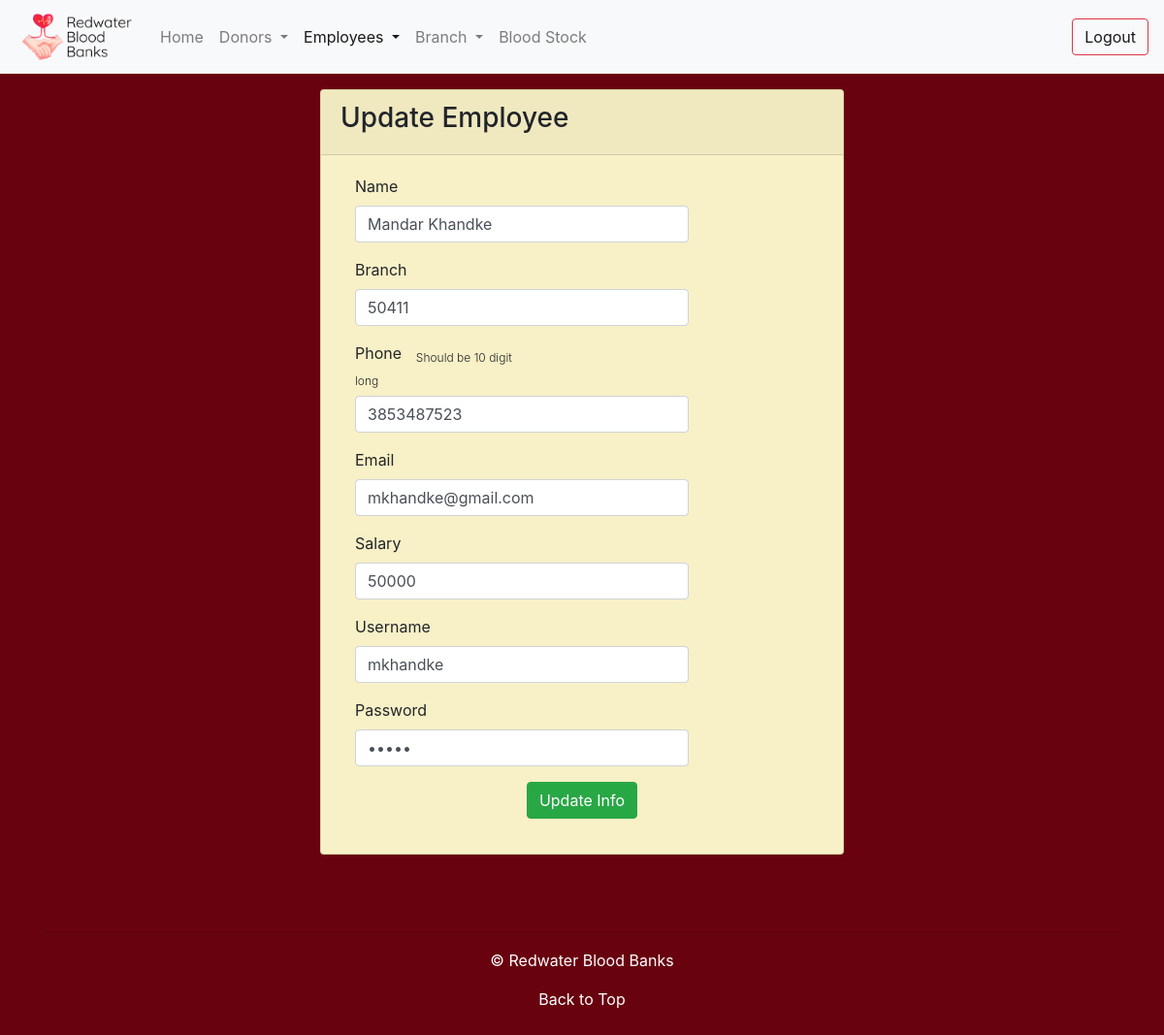
The app's page /admin/edit.php?id=28710 (signed in) with its own data.
### tables this page shows
CREATE TABLE `employee` (
  `Emp_ID` varchar(5) NOT NULL,
  `Name` varchar(50) NOT NULL,
  `Branch` bigint NOT NULL,
  `Phone` varchar(10) NOT NULL,
  `Email` varchar(50) NOT NULL,
  `Salary` int NOT NULL
);

CREATE TABLE `employeelogin` (
  `Emp_ID` varchar(5) NOT NULL,
  `Username` varchar(50) NOT NULL,
  `Password` varchar(50) NOT NULL
);

### admin/php/DBConnect.php (called while the page is built, shortened)
<?php
class DBConnect {
    private $db = NULL;
    public function __construct() {
        $dsn = 'mysql:dbname=' . self::DB_NAME . ';host=' . self::DB_SERVER;
        try {
            $this->db = new PDO($dsn, self::DB_USER, self::DB_PASSWORD);
        } catch (PDOException $e) {
            throw new Exception('Connection failed: ' .
            $e->getMessage());
        }
        return $this->db;
    }
    public function getEmployeeById($emp_ID){
        $stmt = $this->db->prepare("SELECT * FROM employee WHERE Emp_ID=?");
        $stmt->execute([$emp_ID]);
        return $stmt->fetch();
    }
    public function getEmployeeLoginById($Emp_ID){
        $stmt = $this->db->prepare("SELECT * FROM employeeLogin WHERE Emp_ID = ?");
        $stmt->execute([$Emp_ID]);
        return $stmt->fetch();
    }
}

### admin/edit.php (the view, shortened to what this page needs)
<?php
require_once 'php/DBConnect.php';
$db = new DBConnect();
$db->auth();
if(isset($_GET['id'])){
    $Emp_ID = $_GET['id'];
    $emp = $db->getEmployeeById($Emp_ID);
    $empLog = $db->getEmployeeLoginById($Emp_ID);
}
include 'layout/_header.php';
include 'layout/navbar.php';
?>
<div class="container my-3">
    <div class="row justify-content-center">
        <div class="col-md-6">
            <div class="card">
                <div class="card-header">
                    <h3>Update Employee</h3>
                </div>
                <div class="card-body">
                    <?php if(isset($Emp_ID)): ?>
                    <form class="form-horizontal" role="form" method="post" action="edit.php?">
                        <div class="form-group">
                            <label class="col-sm-3">Name</label>
                            <div class="col-sm-9"><input type="text" name="Name" value="<?php echo $emp['Name']; ?>" class="form-control" required="true"></div>
                        </div>
                        <div class="form-group">
                            <label class="col-sm-3">Branch</label>
                            <div class="col-sm-9"><input type="text" name="Branch" value="<?php echo $emp['Branch']; ?>" class="form-control" required="true"></div>
                        </div>
                        <div class="form-group">
                            <label class="col-sm-5">Phone<span class="offset-sm-1 font-weight-light"><sub>Should be 10 digit long</sub></span></label>
                            <div class="col-sm-9"><input type="text" name="Phone" value="<?php echo $emp['Phone']; ?>" class="form-control" maxlength="10" required="true" pattern="[0-9]{10}"></div>
                        </div>
                        <div class="form-group">
                            <label class="col-sm-3">Email</label>
                            <div class="col-sm-9"><input type="email" name="Email" value="<?php echo $emp['Email']; ?>" class="form-control" required="true"></div>
                        </div>
                        <div class="form-group">
                            <label class="col-sm-3">Salary</label>
                            <div class="col-sm-9"><input type="number" name="Salary" value="<?php echo $emp['Salary']; ?>" class="form-control" required="true"></div>
                        </div>
                        <div class="form-group">
                            <label class="col-sm-4">Username</label>
                            <div class="col-sm-9"><input type="text" name="username" value="<?php echo $empLog['Username']; ?>" class="form-control" required="true"></div>
                        </div>
                        <div class="form-group">
                            <label class="col-sm-3">Password</label>
                            <div class="col-sm-9"><input type="password" name="password" value="<?php echo $empLog['Password']; ?>"  class="form-control" required="true"></div>
                        </div>
                        <div class="form-group row justify-content-center">
                            <button type="submit" class="btn btn-success btn-md" value="true" name="Submit">Update Info</button>
                        </div>
                    </form>
                    <?php else: ?>
                    <p class="p-3 font-weight-bold text-center">Invalid Update Access</p>
                    <?php endif ?>
                </div>
            </div>
        </div>
    </div>
</div>
<?php include 'layout/_footer.php'; ?>

### admin/css/mystyle.css (style rules this page uses)
body { background-color: #68020f; }
div.card { background-color: #f8f0c6; }
label { font-weight: normal; }

### records on screen
employee: Name "Mandar Khandke", Branch "50411", Phone "3853487523", Email "mkhandke@gmail.com", Salary "50000"
employeelogin: username "mkhandke"
